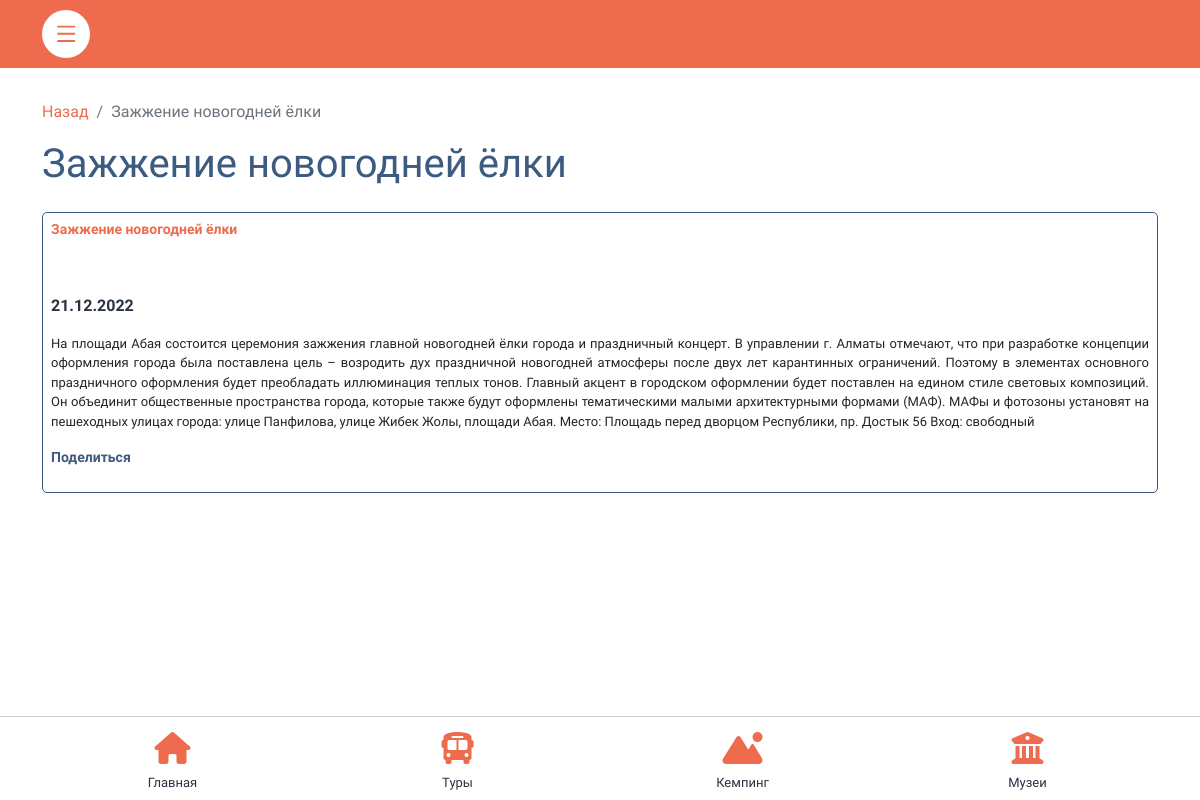
Screenshot of /article/2/ (signed in) with the database file from the repository.
### coreApp/models.py (models this page shows, shortened)
class Article(models.Model):
    title = models.CharField("Заголовок", max_length=255)
    content = models.TextField("Контент")
    postDate = models.DateTimeField("Дата публикации", default=datetime.now)
    articleCover = models.CharField("Ссылка на изображение (1280x720)", max_length=500)
    class Meta:
        verbose_name = "Новость"
        verbose_name_plural = "Новости"

### coreApp/views.py (the view)
# urls.py: path('article/<int:pk>/', views.articleDetail, name='articleDetail'),
def articleDetail(request, pk):
    article = get_object_or_404(Article, pk=pk)
    return render(request, "app/article-detail.html", {
        'article': article
    })

### coreApp/templates/app/article-detail.html (shortened to what this page needs)
{% extends '../base.html' %}
{% block content %}
{% if user.is_authenticated %}
<nav aria-label="breadcrumb mb-3">
  <ol class="breadcrumb">
    <li class="breadcrumb-item"><a class="orange-link" href="{% url 'allArticles' %}">Назад</a></li>
    <li class="breadcrumb-item active" aria-current="page">{{ article.title }}</li>
  </ol>
</nav>
<div class="main mb-4">
    <h1 class="mb-2">{{ article.title }}</h1>
</div>
<div class="posts mb-4">
    <div class="post-card" style="height: 100%">
        <h3>{{ article.title }}</h3>
        {% if article.articleCover %}
        <div class="mt-3 mb-3">
        </div>
        {% else %}
        <span></span>
        {% endif %}
        <p><strong>{{ article.postDate|date:'d.m.Y' }}</strong></p>
        <p style="text-align: justify; font-size: 13px;">{{ article.content }}</p>
        <a href="#" class="d-block mt-3 mb-3">Поделиться</a>
    </div>
</div>
{% endif %}
{% endblock %}

### coreApp/static/css/style.css (style rules this page uses)
* { font-family: 'Montserrat Alternates', sans-serif; }
ul, li { list-style: none; }
.main h1 { color: #3d5a80; font-weight: 500; }
.post-card { border: 1px solid #3d5a80; padding: 8px; width: 100%; border-radius: 5px; }
.post-card h3 { color: #ee6c4d; font-size: 14px; font-weight: 600; }
.post-card strong { color: #293241; }
.post-card a { color: #3d5a80; text-decoration: none; font-size: 14px; font-weight: 800; transition: 0.3s ease-in-out; }
.orange-link { color: #ee6c4d; text-decoration: none; }

### rows the page displays
Article: title "Зажжение новогодней ёлки", postDate "21.12.2022", content "На площади Абая состоится церемония зажжения главной новогодней ёлки города и праздничный концерт. В управлении г. Алматы отмечают, что при разработке концепции оформления города была поставлена цель – возродить дух праздничной новогодней атмосферы после двух лет карантинных ограничений. Поэтому в элементах основного праздничного оформления будет преобладать иллюминация теплых тонов. Главный акцент в городском оформлении будет поставлен на едином стиле световых композиций. Он объединит общественные пространства города, которые также будут оформлены тематическими малыми архитектурными формами (МАФ). МАФы и фотозоны установят на пешеходных улицах города: улице Панфилова, улице Жибек Жолы,…"
